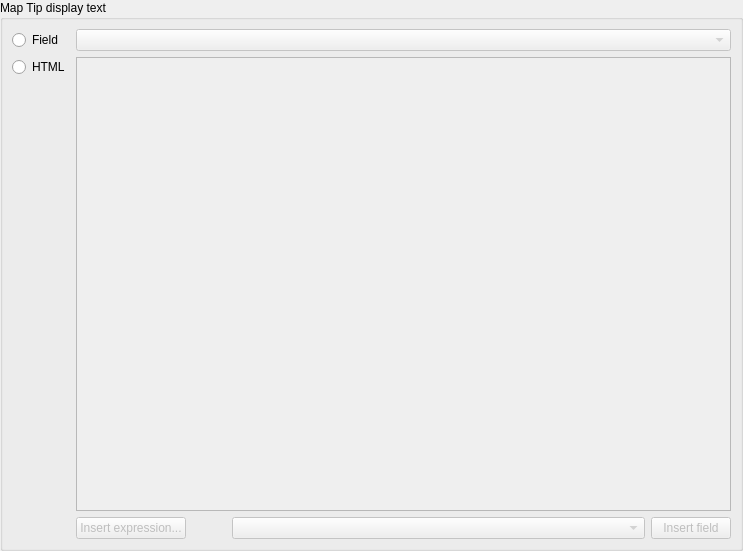
             <widget class="QWidget" name="scrollAreaWidgetContents_10">
              <property name="geometry">
               <rect>
                <x>0</x>
                <y>0</y>
                <width>743</width>
                <height>551</height>
               </rect>
              </property>
              <layout class="QVBoxLayout" name="verticalLayout_26">
               <property name="margin">
                <number>0</number>
               </property>
               <item>
                <widget class="QGroupBox" name="groupBox_2">
                 <property name="title">
                  <string>Map Tip display text</string>
                 </property>
                 <property name="syncGroup" stdset="0">
                  <string notr="true">vectordisplay</string>
                 </property>
                 <layout class="QGridLayout" name="gridLayout_18">
                  <item row="4" column="2">
                   <layout class="QHBoxLayout" name="horizontalLayout_14">
                    <item>
                     <widget class="QPushButton" name="insertExpressionButton">
                      <property name="enabled">
                       <bool>false</bool>
                      </property>
                      <property name="sizePolicy">
                       <sizepolicy hsizetype="Fixed" vsizetype="Fixed">
                        <horstretch>0</horstretch>
                        <verstretch>0</verstretch>
                       </sizepolicy>
                      </property>
                      <property name="toolTip">
                       <string>Inserts an expression into the action</string>
                      </property>
                      <property name="text">
                       <string>Insert expression...</string>
                      </property>
                     </widget>
                    </item>
                    <item>
                     <spacer name="horizontalSpacer_4">
                      <property name="orientation">
                       <enum>Qt::Horizontal</enum>
                      </property>
                      <property name="sizeType">
                       <enum>QSizePolicy::Fixed</enum>
                      </property>
                      <property name="sizeHint" stdset="0">
                       <size>
                        <width>40</width>
                        <height>20</height>
                       </size>
                      </property>
                     </spacer>
                    </item>
                    <item>
                     <widget class="QComboBox" name="fieldComboBox">
                      <property name="enabled">
                       <bool>false</bool>
                      </property>
                      <property name="toolTip">
                       <string>The valid attribute names for this layer</string>
                      </property>
                     </widget>
                    </item>
                    <item>
                     <widget class="QPushButton" name="insertFieldButton">
                      <property name="enabled">
                       <bool>false</bool>
                      </property>
                      <property name="sizePolicy">
                       <sizepolicy hsizetype="Fixed" vsizetype="Fixed">
                        <horstretch>0</horstretch>
                        <verstretch>0</verstretch>
                       </sizepolicy>
                      </property>
                      <property name="toolTip">
                       <string>Inserts the selected field into the action</string>
                      </property>
                      <property name="text">
                       <string>Insert field</string>
                      </property>
                     </widget>
                    </item>
                   </layout>
                  </item>
                  <item row="2" column="2">
                   <widget class="QTextEdit" name="htmlMapTip">
                    <property name="enabled">
                     <bool>false</bool>
                    </property>
                   </widget>
                  </item>
                  <item row="2" column="0">
                   <layout class="QVBoxLayout" name="verticalLayout_5">
                    <item>
                     <widget class="QRadioButton" name="htmlRadio">
                      <property name="text">
                       <string>HTML</string>
                      </property>
                     </widget>
                    </item>
                    <item>
                     <spacer name="verticalSpacer_2">
                      <property name="orientation">
                       <enum>Qt::Vertical</enum>
                      </property>
                      <property name="sizeHint" stdset="0">
                       <size>
                        <width>20</width>
                        <height>0</height>
                       </size>
                      </property>
                     </spacer>
                    </item>
                   </layout>
                  </item>
                  <item row="1" column="0">
                   <layout class="QVBoxLayout" name="verticalLayout_6">
                    <item>
                     <widget class="QRadioButton" name="fieldComboRadio">
                      <property name="text">
                       <string>Field</string>
                      </property>
                     </widget>
                    </item>
                   </layout>
                  </item>
                  <item row="1" column="2">
                   <widget class="QComboBox" name="displayFieldComboBox">
                    <property name="enabled">
                     <bool>false</bool>
                    </property>
                   </widget>
                  </item>
                 </layout>
                </widget>
               </item>
              </layout>
             </widget>
